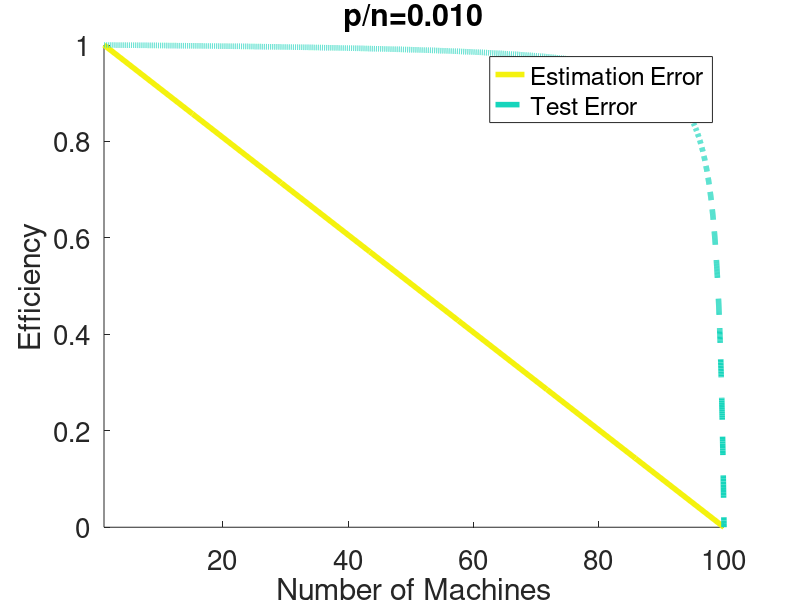
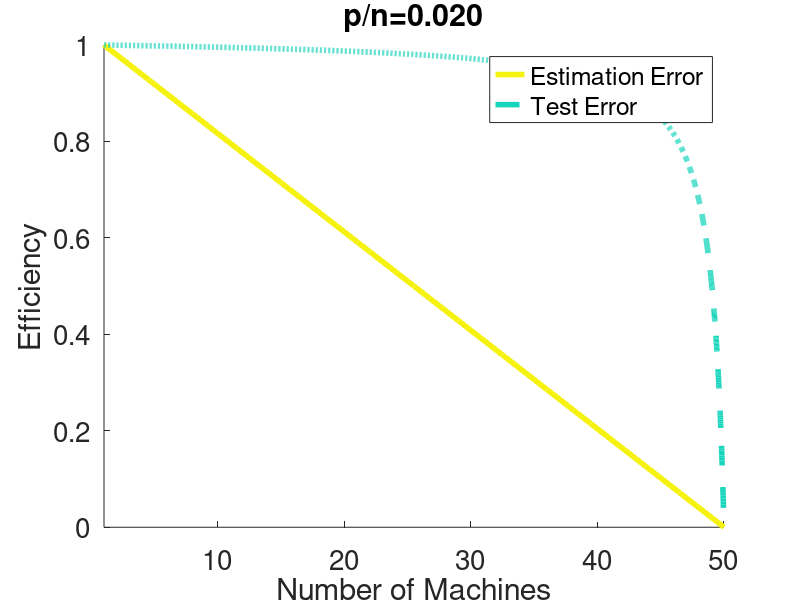
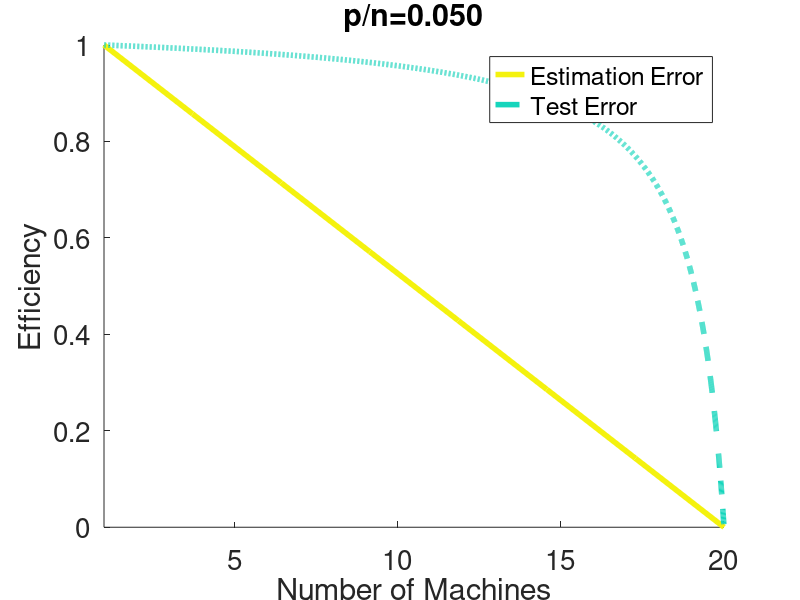
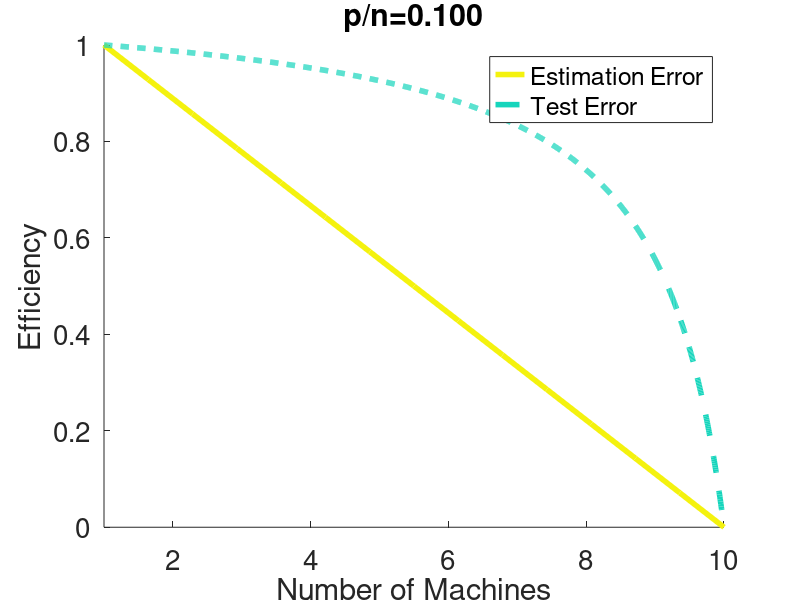

Reproduce these figures in MATLAB, in order.
%Experiments of ARE for MP models.
cd('C:\Dropbox\Projects\Distributed\Experiments\Plot Eff')
%%
gamma_array = [0.01,0.02,0.05,0.1,0.2,0.3];
a = {'-','--','-.',':'};
savefigs=1;    closefigs=1;

for i=1:length(gamma_array)
    figure, hold on
    rng(2);
    
    gamma  = gamma_array(i);
    AE  = @(k) (1-k.*gamma)/(1-gamma);
    [x,y]= fplot(AE,[1,1/gamma]);
    h1=plot(x,y,'linewidth',4,'color',rand(1,3));
    set(h1,'LineStyle',a{1});
    
    OE  = @(k) 1./(1+(k-1).*gamma^2./(1-k.*gamma));
    [x,y]= fplot(OE,[1,1/gamma]);
    h2=plot(x,y,'linewidth',4,'color',rand(1,3));
    set(h2,'LineStyle',a{2});
       
    xlabel('Number of Machines');
    ylabel('Efficiency');
    xlim([1,1/gamma]);
    set(gca,'fontsize',20)
    legend('Estimation Error','Test Error');
    str = sprintf( 'p/n=%.3f',gamma);
    title(str);
    
    if savefigs==1
        filename = sprintf( './E-MP-gamma=%.3f.png',gamma);
        saveas(gcf, filename,'png');
        fprintf(['Saved Results to ' filename '\n']);
        if closefigs==1
            close(gcf)
        end
    end
end
